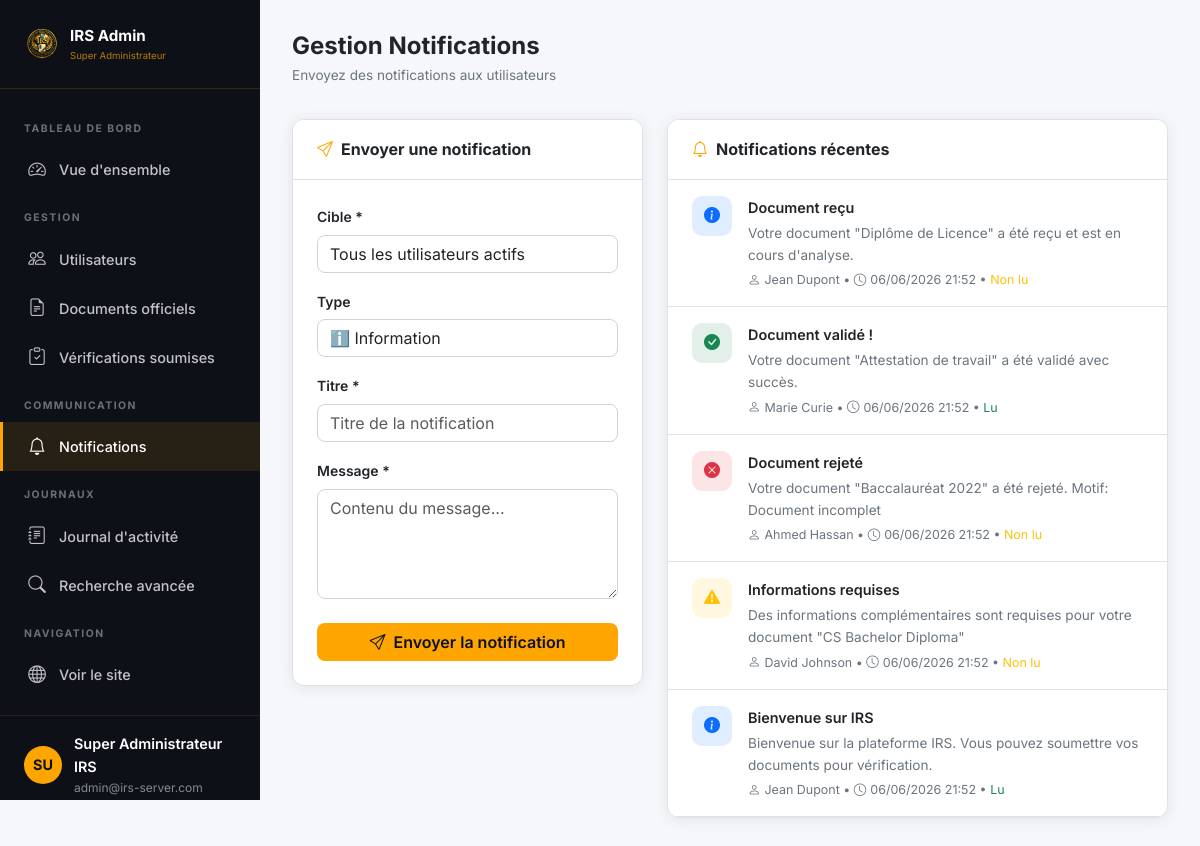
Page /admin/notifications.php (signed in) on the committed database.
### tables this page shows
CREATE TABLE `notifications` (
  `id` INT(11) NOT NULL AUTO_INCREMENT,
  `user_id` INT(11) DEFAULT NULL,
  `admin_id` INT(11) DEFAULT NULL,
  `title` VARCHAR(255) NOT NULL,
  `message` TEXT NOT NULL,
  `type` ENUM('info','success','warning','danger') NOT NULL DEFAULT 'info',
  `is_read` TINYINT(1) NOT NULL DEFAULT 0,
  `created_at` TIMESTAMP NOT NULL DEFAULT CURRENT_TIMESTAMP,
  PRIMARY KEY (`id`),
  KEY `fk_notif_user` (`user_id`),
  KEY `fk_notif_admin` (`admin_id`),
  CONSTRAINT `fk_notif_user` FOREIGN KEY (`user_id`) REFERENCES `users` (`id`) ON DELETE CASCADE,
  CONSTRAINT `fk_notif_admin` FOREIGN KEY (`admin_id`) REFERENCES `admins` (`id`) ON DELETE SET NULL
);

CREATE TABLE `users` (
  `id` INT(11) NOT NULL AUTO_INCREMENT,
  `first_name` VARCHAR(50) NOT NULL,
  `last_name` VARCHAR(50) NOT NULL,
  `email` VARCHAR(100) NOT NULL,
  `phone` VARCHAR(20) DEFAULT NULL,
  `country` VARCHAR(100) DEFAULT NULL,
  `password` VARCHAR(255) NOT NULL,
  `status` ENUM('active','suspended','inactive') NOT NULL DEFAULT 'active',
  `profile_picture` VARCHAR(255) DEFAULT NULL,
  `last_login` TIMESTAMP NULL DEFAULT NULL,
  `created_at` TIMESTAMP NOT NULL DEFAULT CURRENT_TIMESTAMP,
  `updated_at` TIMESTAMP NOT NULL DEFAULT CURRENT_TIMESTAMP ON UPDATE CURRENT_TIMESTAMP,
  PRIMARY KEY (`id`),
  UNIQUE KEY `email` (`email`)
);

### includes/functions.php (called while the page is built, shortened)
<?php
function getLang() {
    return 'fr';
}
function getTheme() {
    return 'light';
}
function formatDateTime($date) {
    return date('d/m/Y H:i', strtotime($date));
}

### admin/notifications.php (the view, shortened to what this page needs)
<?php
require_once __DIR__ . '/../includes/functions.php';
$recent_notifs = $conn->query("SELECT n.*, u.first_name, u.last_name FROM notifications n LEFT JOIN users u ON n.user_id=u.id ORDER BY n.created_at DESC LIMIT 30");
$lang = getLang(); $theme = getTheme();
?>
<!DOCTYPE html>
<html lang="<?= $lang ?>" data-theme="<?= $theme ?>">
<head>
    <link rel="stylesheet" href="https://cdn.jsdelivr.net/npm/bootstrap@5.3.2/dist/css/bootstrap.min.css">
    <link rel="stylesheet" href="https://cdn.jsdelivr.net/npm/bootstrap-icons@1.11.3/font/bootstrap-icons.min.css">
    <link rel="stylesheet" href="/assets/css/style.css">
</head>
<body>
<div class="dashboard-wrapper">
    <?php include __DIR__ . '/../includes/admin-sidebar.php'; ?>
    <div class="main-content">
        <div class="top-bar">
            <div class="d-flex align-items-center gap-3">
                <div><h1 class="page-title">Gestion Notifications</h1><p class="page-subtitle">Envoyez des notifications aux utilisateurs</p></div>
            </div>
        </div>
        <div class="row g-4">
            <div class="col-lg-5">
                <div class="irs-card">
                    <div class="irs-card-header">
                        <h5 class="irs-card-title"><i class="bi bi-send" style="color:#ffa500;"></i>Envoyer une notification</h5>
                    </div>
                    <div class="irs-card-body">
                        <form method="POST">
                            <div class="mb-3">
                                <label class="form-label">Cible *</label>
                                <select name="target" class="form-select" id="targetSelect" onchange="toggleUserSelect(this.value)">
                                    <option value="global">Tous les utilisateurs actifs</option>
                                </select>
                            </div>
                            <div class="mb-3">
                                <label class="form-label">Type</label>
                                <select name="type" class="form-select">
                                    <option value="info">ℹ️ Information</option>
                                </select>
                            </div>
                            <div class="mb-3">
                                <label class="form-label">Titre *</label>
                                <input type="text" name="title" class="form-control" placeholder="Titre de la notification" required>
                            </div>
                            <div class="mb-4">
                                <label class="form-label">Message *</label>
                                <textarea name="message" class="form-control" rows="4" placeholder="Contenu du message..." required></textarea>
                            </div>
                            <button type="submit" class="btn w-100" style="background:#ffa500;color:#0d1117;border-radius:8px;font-weight:600;">
                                <i class="bi bi-send me-2"></i>Envoyer la notification
                            </button>
                        </form>
                    </div>
                </div>
            </div>
            <div class="col-lg-7">
                <div class="irs-card">
                    <div class="irs-card-header">
                        <h5 class="irs-card-title"><i class="bi bi-bell" style="color:#ffa500;"></i>Notifications récentes</h5>
                    </div>
                    <?php
                    $type_icons = ['info' => 'bi-info-circle-fill', 'success' => 'bi-check-circle-fill', 'warning' => 'bi-exclamation-triangle-fill', 'danger' => 'bi-x-circle-fill'];
                    $type_colors = ['info' => '#0d6efd', 'success' => '#198754', 'warning' => '#ffc107', 'danger' => '#dc3545'];
                    if ($recent_notifs && $recent_notifs->num_rows > 0):
                        while ($n = $recent_notifs->fetch_assoc()):
                            $icon = $type_icons[$n['type']] ?? 'bi-bell-fill';
                            $color = $type_colors[$n['type']] ?? '#0d6efd';
                    ?>
                    <div class="notif-item">
                        <div class="notif-icon" style="background:<?= $color ?>20;color:<?= $color ?>;"><i class="bi <?= $icon ?>"></i></div>
                        <div style="flex:1;">
                            <div class="notif-title"><?= htmlspecialchars($n['title']) ?></div>
                            <div class="notif-msg"><?= htmlspecialchars($n['message']) ?></div>
                            <div class="notif-time">
                                <i class="bi bi-person me-1"></i><?= htmlspecialchars($n['first_name'].' '.$n['last_name']) ?>
                                &bull; <i class="bi bi-clock me-1"></i><?= formatDateTime($n['created_at']) ?>
                                &bull; <?= $n['is_read'] ? '<span class="text-success">Lu</span>' : '<span class="text-warning">Non lu</span>' ?>
                            </div>
                        </div>
                    </div>
                    <?php endwhile; else: ?>
                    <div class="empty-state"><i class="bi bi-bell-slash"></i><p>Aucune notification envoyée.</p></div>
                    <?php endif; ?>
                </div>
            </div>
        </div>
    </div>
</div>
</body></html>

### assets/css/style.css (style rules this page uses)
:root { --irs-dark-blue: #0A2342; --irs-blue: #2E86DE; --irs-white: #FFFFFF; --irs-green: #28A745; --irs-red: #DC3545; --irs-gray: #F5F7FA; --irs-text: #212529; --irs-text-muted: #6c757d; --irs-border: #dee2e6; --irs-card-bg: #FFFFFF; --irs-sidebar-bg: #0A2342; --irs-sidebar-text: #FFFFFF; --irs-nav-bg: #0A2342; --irs-body-bg: #F5F7FA; --irs-input-bg: #FFFFFF; --irs-input-border: #ced4da; --irs-input-text: #212529; --shadow: 0 2px 15px rgba(0,0,0,0.08); --shadow-lg: 0 8px 30px rgba(0,0,0,0.12); --radius: 12px; --transition: all 0.3s ease; }
* { box-sizing: border-box; }
body { font-family: 'Inter', 'Segoe UI', sans-serif; background: var(--irs-body-bg); color: var(--irs-text); transition: var(--transition); line-height: 1.6; }
.dashboard-wrapper { display: flex; min-height: 100vh; }
.main-content { margin-left: 260px; flex: 1; padding: 2rem; min-height: 100vh; background: var(--irs-body-bg); }
.top-bar { display: flex; align-items: center; justify-content: space-between; margin-bottom: 2rem; flex-wrap: wrap; gap: 1rem; }
.page-title { font-size: 1.5rem; font-weight: 700; color: var(--irs-text); margin: 0; }
.page-subtitle { font-size: 0.85rem; color: var(--irs-text-muted); margin: 0.25rem 0 0; }
.irs-card { background: var(--irs-card-bg); border-radius: var(--radius); box-shadow: var(--shadow); border: 1px solid var(--irs-border); overflow: hidden; margin-bottom: 1.5rem; }
.irs-card-header { padding: 1.25rem 1.5rem; border-bottom: 1px solid var(--irs-border); display: flex; align-items: center; justify-content: space-between; flex-wrap: wrap; gap: 0.75rem; background: var(--irs-card-bg); }
.irs-card-title { font-size: 1rem; font-weight: 700; color: var(--irs-text); margin: 0; display: flex; align-items: center; gap: 0.5rem; }
.irs-card-body { padding: 1.5rem; }
.form-control, .form-select { background: var(--irs-input-bg) !important; border-color: var(--irs-input-border) !important; color: var(--irs-input-text) !important; border-radius: 8px !important; }
.form-label { font-weight: 600; font-size: 0.875rem; color: var(--irs-text); margin-bottom: 0.4rem; }
.notif-item { display: flex; gap: 1rem; padding: 1rem 1.5rem; border-bottom: 1px solid var(--irs-border); transition: var(--transition); cursor: pointer; }
.notif-icon { width: 40px; height: 40px; border-radius: 10px; display: flex; align-items: center; justify-content: center; font-size: 1rem; flex-shrink: 0; }
.notif-title { font-weight: 600; font-size: 0.9rem; color: var(--irs-text); margin-bottom: 0.25rem; }
.notif-msg { font-size: 0.85rem; color: var(--irs-text-muted); margin-bottom: 0.25rem; }
.notif-time { font-size: 0.78rem; color: var(--irs-text-muted); }

### rows in the picture
notifications: title "Document reçu", message "Votre document \"Diplôme de Licence\" a été reçu et est en cours d'analyse.", user.last_name "Jean Dupont", created_at "06/06/2026 21:52", is_read "Non lu"
notifications: title "Document validé !", message "Votre document \"Attestation de travail\" a été validé avec succès.", user.last_name "Marie Curie", created_at "06/06/2026 21:52", is_read "Lu"
notifications: title "Document rejeté", message "Votre document \"Baccalauréat 2022\" a été rejeté. Motif: Document incomplet", user.last_name "Ahmed Hassan", created_at "06/06/2026 21:52", is_read "Non lu"
notifications: title "Informations requises", message "Des informations complémentaires sont requises pour votre document \"CS Bachelor Diploma\"", user.last_name "David Johnson", created_at "06/06/2026 21:52", is_read "Non lu"
notifications: title "Bienvenue sur IRS", message "Bienvenue sur la plateforme IRS. Vous pouvez soumettre vos documents pour vérification.", user.last_name "Jean Dupont", created_at "06/06/2026 21:52", is_read "Lu"

### other values in the picture
substr($_SESSION['admin_name'] ?? 'A', 0, 2) "SU"
$_SESSION['admin_name'] "Super Administrateur IRS"
$_SESSION['admin_email'] "admin@irs-server.com"
